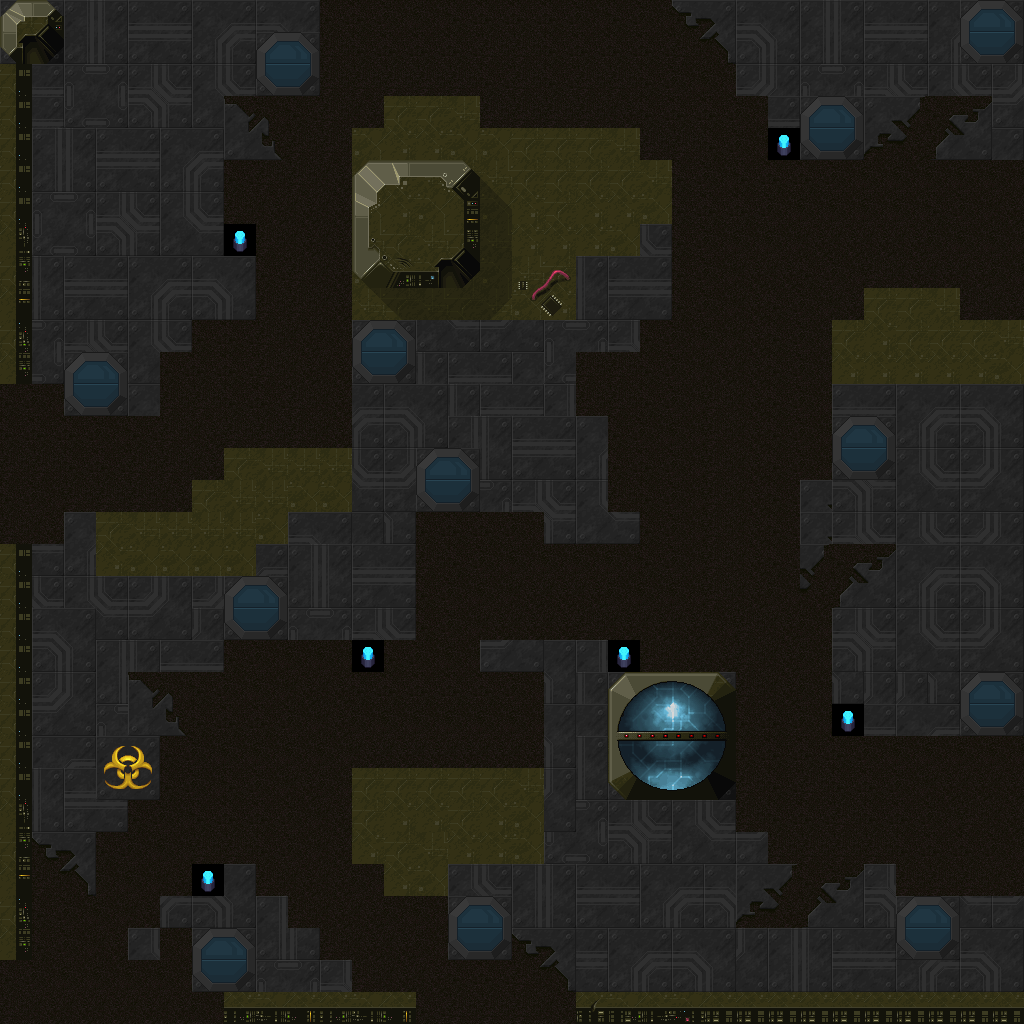

Tiled map render using the project's own tile images. Description and the map definition, with tile-layer contents summarised, below:
An orthogonal 32x32 tile map with 32x32 px tiles, 1 tile layer (Tile Layer 1), 2 tilesets and 100 objects.

<map version="1.2" tiledversion="1.2.0" orientation="orthogonal" renderorder="right-down" width="32" height="32" tilewidth="32" tileheight="32" infinite="0" nextlayerid="6" nextobjectid="111">
 <tileset firstgid="1" name="futuretile1" tilewidth="32" tileheight="32" tilecount="440" columns="20">
  <image source="space-blks-1.034.png" width="640" height="704" />
 </tileset>
 <tileset firstgid="441" name="futuretile2" tilewidth="32" tileheight="32" tilecount="81" columns="9">
  <image source="tileset_complet.png" width="300" height="300" />
 </tileset>
 <layer id="1" name="Tile Layer 1" width="32" height="32">
  <data>[1024 cells, 1024 non-empty, 130 distinct tile ids]</data>
 </layer>
 <objectgroup id="2" name="Collision">
  <object id="1" x="1027" y="-24" width="43" height="1082" />
  <object id="2" x="-46" y="1027" width="1073" height="31" />
  <object id="3" x="-46" y="-24" width="46" height="1051" />
  <object id="4" x="0" y="-24" width="1028" height="22" />
  <object id="5" x="830" y="581" width="117" height="154" />
  <object id="8" x="802" y="481" width="27.5" height="101" />
  <object id="10" x="829" y="481" width="88.5" height="8.5" />
  <object id="11" x="897" y="396" width="20.5" height="93.5" />
  <object id="12" x="833" y="396" width="64" height="10" />
  <object id="13" x="832.5" y="384" width="190.5" height="11.5" />
  <object id="14" x="937.5" y="146" width="86.5" height="14" />
  <object id="15" x="949" y="135" width="13.5" height="9.5" />
  <object id="16" x="882" y="107.5" width="74.5" height="19" />
  <object id="17" x="867" y="127.5" width="19.5" height="16.5" />
  <object id="18" x="768.5" y="106.5" width="29" height="52" />
  <object id="19" x="736" y="32" width="32" height="64" />
  <object id="20" x="717" y="30.5" width="17.5" height="14" />
  <object id="21" x="709.5" y="11" width="14.5" height="18.5" />
  <object id="22" x="677.5" y="-1.5" width="31.5" height="13" />
  <object id="23" x="945.5" y="648" width="81" height="21" />
  <object id="25" x="960" y="896" width="64" height="96" />
  <object id="26" x="896" y="960" width="64" height="32" />
  <object id="27" x="864" y="864" width="32" height="128" />
  <object id="28" x="704" y="928" width="160" height="32" />
  <object id="29" x="736" y="832" width="32" height="64" />
  <object id="30" x="704" y="800" width="32" height="64" />
  <object id="31" x="576" y="800" width="128" height="32" />
  <object id="32" x="576" y="640" width="32" height="160" />
  <object id="33" x="480" y="640" width="160" height="32" />
  <object id="34" x="544" y="672" width="32" height="224" />
  <object id="35" x="448" y="864" width="96" height="32" />
  <object id="37" x="512" y="896" width="31.3333" height="45.3333" />
  <object id="38" x="543.333" y="941.333" width="32.6667" height="13.3333" />
  <object id="39" x="576" y="954.667" width="31.3333" height="72" />
  <object id="40" x="352" y="992" width="64" height="32" />
  <object id="41" x="320" y="960" width="32" height="32" />
  <object id="42" x="288" y="928" width="32" height="32" />
  <object id="43" x="256" y="896" width="32" height="32" />
  <object id="44" x="192" y="864" width="64" height="32" />
  <object id="45" x="160" y="896" width="32" height="32" />
  <object id="46" x="128" y="928" width="32" height="32" />
  <object id="48" x="192" y="896" width="64" height="32" />
  <object id="49" x="256" y="928" width="32" height="96" />
  <object id="50" x="224" y="992" width="32" height="32" />
  <object id="52" x="0" y="832" width="32" height="128" />
  <object id="53" x="32" y="800" width="96" height="32" />
  <object id="54" x="96" y="672" width="64" height="128" />
  <object id="55" x="160" y="640" width="64" height="32" />
  <object id="56" x="192" y="576" width="32" height="64" />
  <object id="58" x="256" y="544" width="64" height="32" />
  <object id="59" x="288" y="576" width="32" height="64" />
  <object id="60" x="352" y="640" width="32" height="32" />
  <object id="61" x="320" y="608" width="96" height="32" />
  <object id="62" x="384" y="416" width="32" height="192" />
  <object id="63" x="384" y="416" width="128" height="32" />
  <object id="64" x="480" y="448" width="32" height="64" />
  <object id="65" x="512" y="480" width="64" height="32" />
  <object id="66" x="544" y="512" width="96" height="32" />
  <object id="67" x="576" y="416" width="32" height="96" />
  <object id="68" x="544" y="320" width="32" height="96" />
  <object id="69" x="576" y="320" width="64" height="32" />
  <object id="70" x="576" y="256" width="96" height="64" />
  <object id="71" x="640" y="224" width="32" height="32" />
  <object id="72" x="416" y="320" width="128" height="32" />
  <object id="73" x="416" y="352" width="32" height="64" />
  <object id="74" x="352" y="384" width="64" height="32" />
  <object id="75" x="352" y="416" width="32" height="192" />
  <object id="76" x="288" y="512" width="64" height="32" />
  <object id="77" x="0" y="544" width="96" height="32" />
  <object id="78" x="64" y="512" width="32" height="32" />
  <object id="79" x="96" y="576" width="96" height="32" />
  <object id="80" x="704" y="896" width="32" height="32" />
  <object id="81" x="0" y="352" width="64" height="32" />
  <object id="82" x="32" y="320" width="128" height="32" />
  <object id="83" x="128" y="352" width="32" height="64" />
  <object id="84" x="160" y="320" width="32" height="32" />
  <object id="85" x="192" y="224" width="64" height="96" />
  <object id="86" x="192" y="160" width="32" height="64" />
  <object id="87" x="224" y="157.5" width="64" height="2.5" />
  <object id="88" x="224.5" y="144" width="51" height="12.5" />
  <object id="89" x="223.5" y="131" width="35" height="13.5" />
  <object id="90" x="226" y="110" width="20" height="19" />
  <object id="91" x="218" y="93.5" width="5.5" height="13" />
  <object id="92" x="224" y="0" width="32" height="96" />
  <object id="93" x="256" y="0" width="64" height="32" />
  <object id="94" x="352" y="160" width="128" height="128" />
  <object id="107" x="608" y="672" width="128" height="128" />
  <object id="110" x="775" y="54" width="160" height="37" />
 </objectgroup>
 <objectgroup id="3" name="Teleporters">
  <object id="95" x="212.75" y="928" width="43.25" height="54.75" />
  <object id="96" x="373.25" y="320" width="42.75" height="55.75" />
  <object id="97" x="277.25" y="32" width="42.75" height="55.5" />
  <object id="98" x="916" y="896" width="44" height="54.5" />
  <object id="100" x="820.5" y="96" width="43.5" height="55" />
  <object id="101" x="852.75" y="416" width="43.25" height="55.25" />
  <object id="102" x="468.75" y="896" width="43.25" height="55" />
  <object id="103" x="244" y="576" width="44" height="55" />
  <object id="104" x="435" y="448" width="45" height="53.75" />
  <object id="106" x="84.5" y="352" width="43.5" height="53.75" />
 </objectgroup>
 <objectgroup id="4" name="Next level">
  <object id="108" x="960" y="672" width="64" height="64" />
 </objectgroup>
 <objectgroup id="5" name="Spawn">
  <object id="109" x="993" y="285">
   <point />
  </object>
 </objectgroup>
</map>
